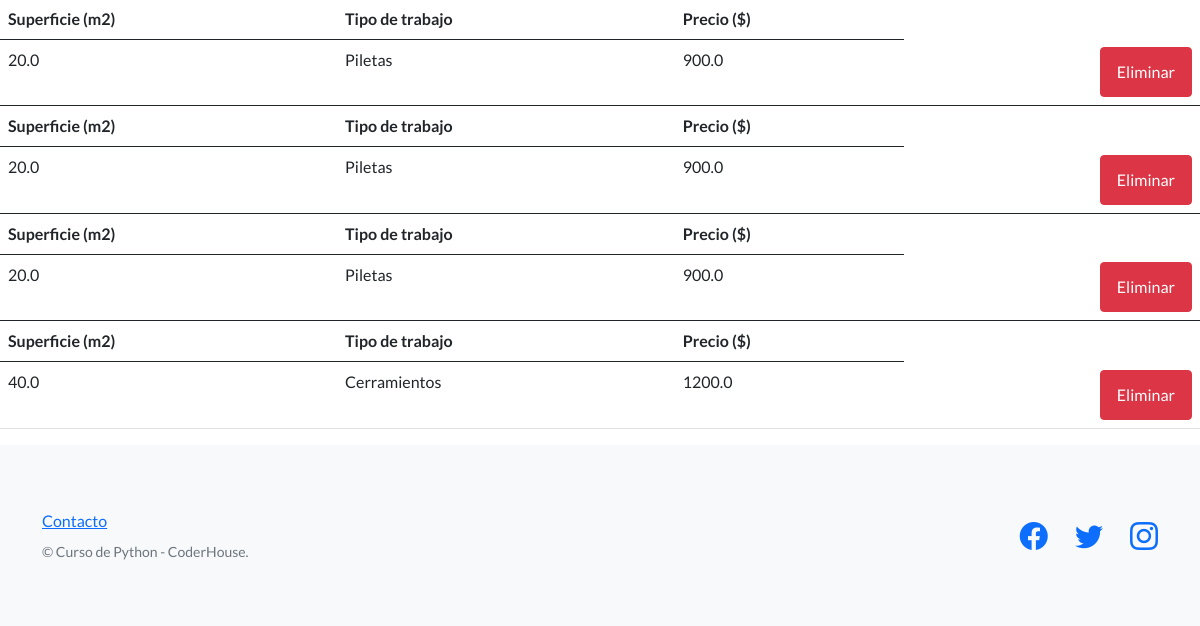
Page /Altec/buscadorPresupuestos (lower part) on the earlier database version.
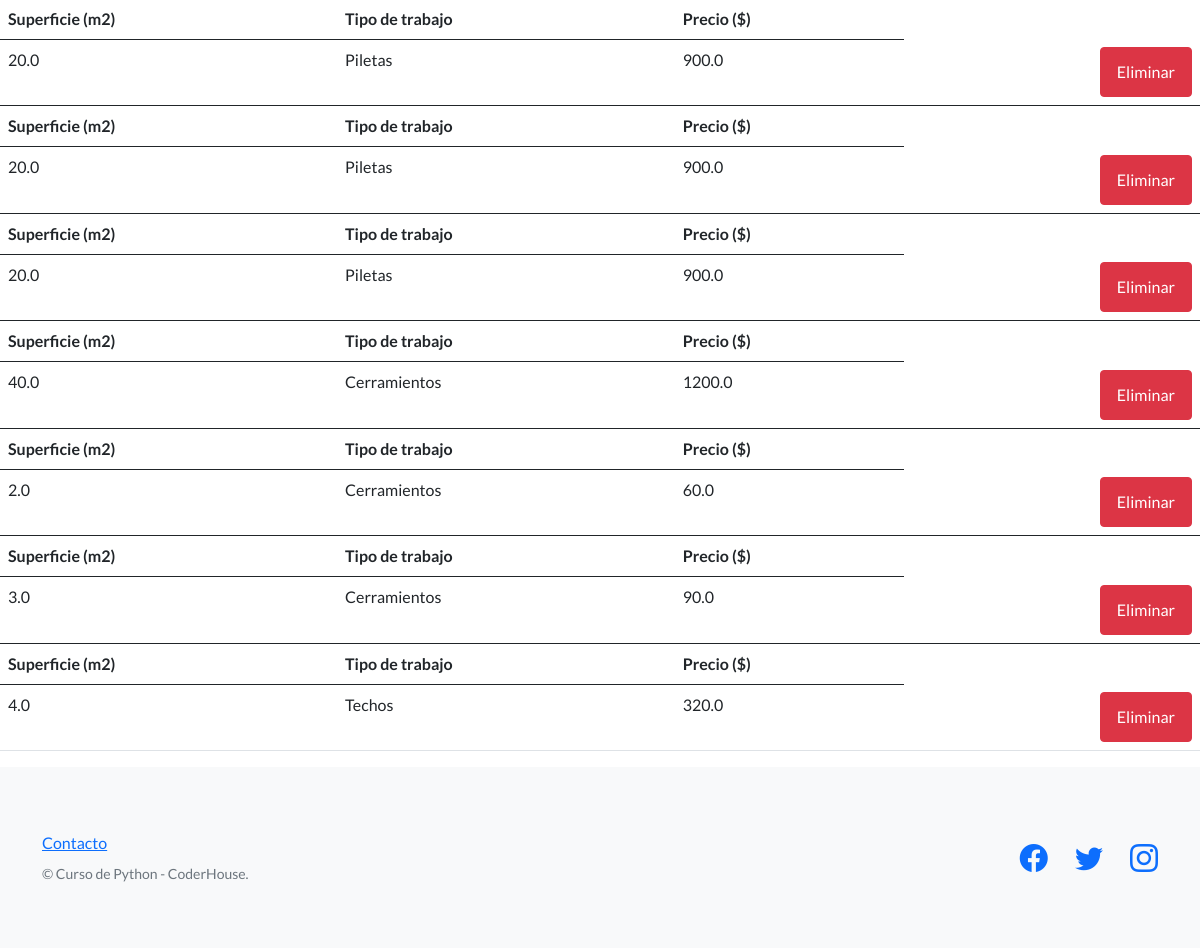
Same page on the later database version.
### Altec/models.py (models this page shows, shortened)
class Presupuestos(models.Model):
    superficie=models.FloatField()
    class TiposTrabajo(models.TextChoices):
        cerramientos = 'Cerramientos'
        piletas='Piletas'
        quinchos='Quinchos'
        techos='Techos'
    tipo_trabajo = models.CharField(choices= TiposTrabajo.choices, max_length=40)
    precio=models.FloatField(null=True)

### Altec/views.py (the view)
# urls.py: path('buscadorPresupuestos',views.buscador_presupuestos,name='buscadorPresupuestos'),
def buscador_presupuestos(request):
    elementos=Presupuestos.objects.all()
    if request.POST.get('superficie',False):
        superficie = request.POST.get('superficie',False)
        superficie_busqueda = Presupuestos.objects.filter(superficie__icontains=superficie)
        return render(request, 'buscador_presupuestos.html', {'superficie_busqueda':superficie_busqueda})
    elif request.POST.get('tipo_trabajo',False):
        tipo_trabajo = request.POST.get('tipo_trabajo',False)
        tipo_trabajo_busqueda = Presupuestos.objects.filter(tipo_trabajo__icontains=tipo_trabajo)
        return render(request, 'buscador_presupuestos.html', {'tipo_trabajo_busqueda':tipo_trabajo_busqueda})
    else:
        return render(request,'buscador_presupuestos.html',{'elementos':elementos})

### Altec/template/buscador_presupuestos.html (shortened to what this page needs)
{% extends "base.html" %}
{% load static %}
{% block content %}
        <table class="table">
            {%for i in elementos%}
            <thead>
                <tr>
                    <th>Superficie (m2)</th>
                    <th>Tipo de trabajo</th>
                    <th>Precio ($)</th>
                </tr>
            </thead>
            <tbody>
                <tr >
                    <td>{{i.superficie}}</td>
                    <td>{{i.tipo_trabajo}}</td>
                    <td> {{i.precio}}</td>
                    <td align="right">
                        <a href="{% url 'borrar-presupuesto' i.id %}" class="btn btn-danger">Eliminar</a>
                    </td>
                </tr>
            </tbody>
            {%endfor%}
        </table>
{% endblock %}

Differences in the rows shown:
added Presupuestos: superficie "2.0", tipo_trabajo "Cerramientos", precio "60.0"
added Presupuestos: superficie "3.0", tipo_trabajo "Cerramientos", precio "90.0"
added Presupuestos: superficie "4.0", tipo_trabajo "Techos", precio "320.0"
